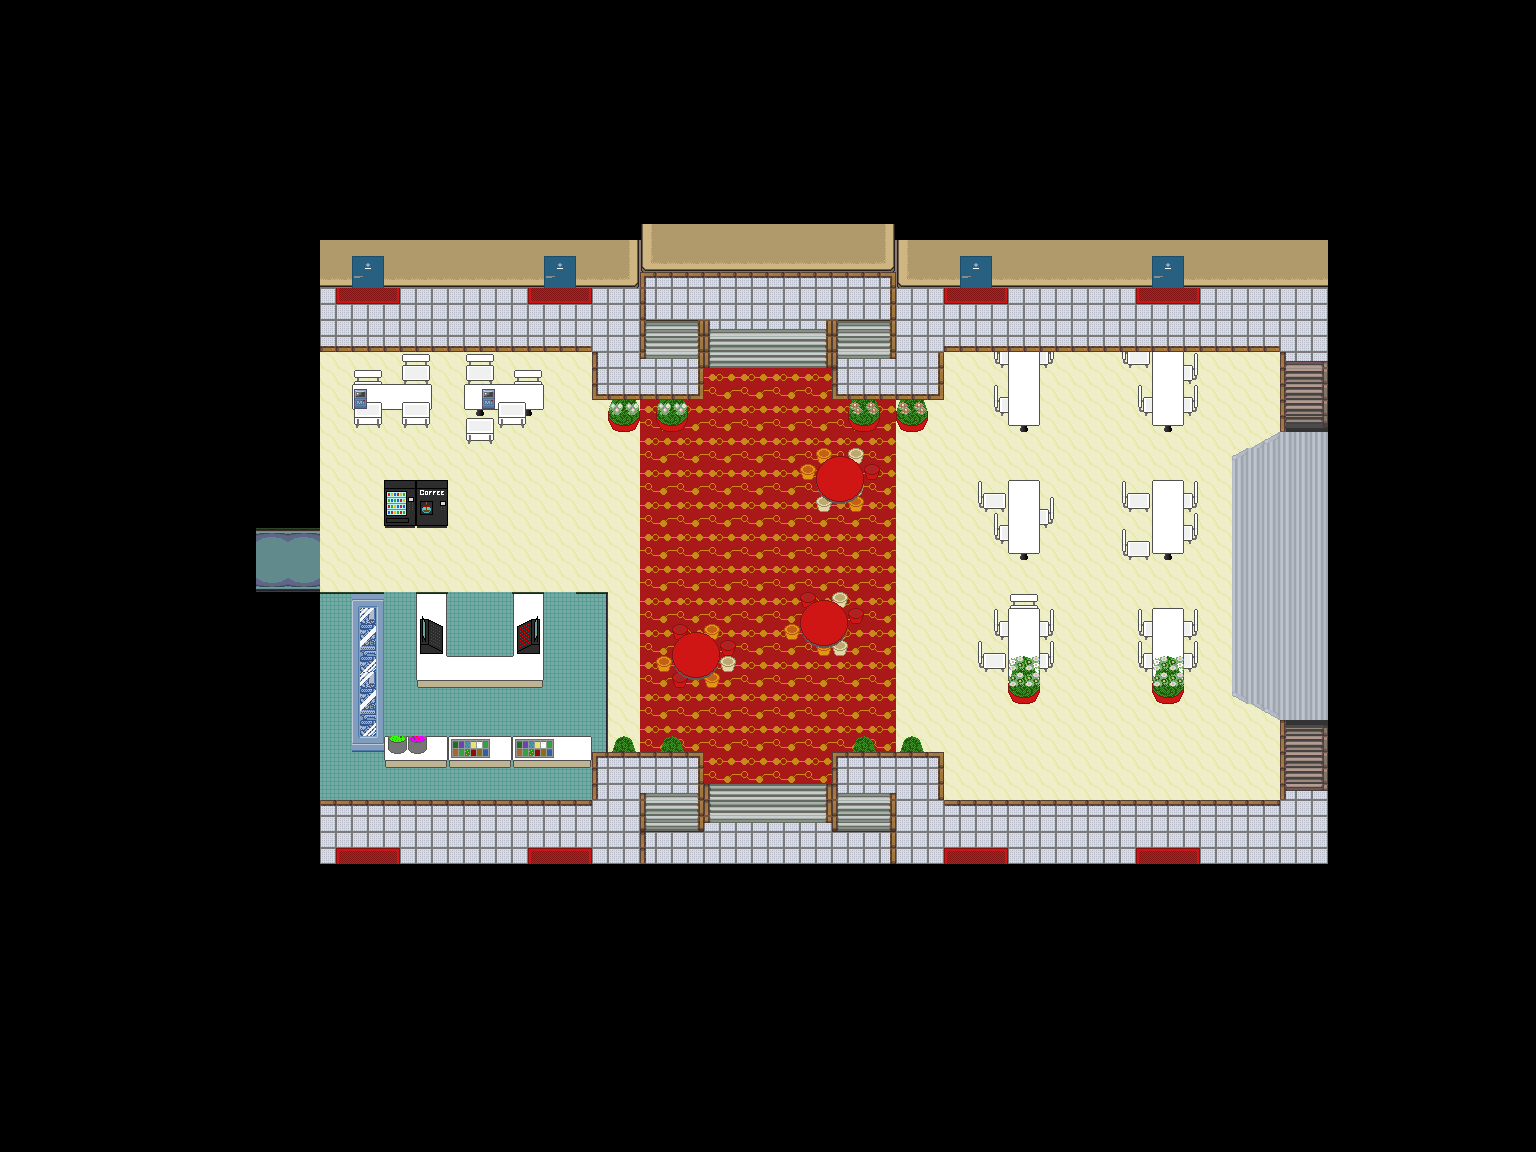

A 2D game scene composited from a Tiled map and its tileset images. What follows is a short description and the map's XML, with each tile layer's data collapsed to a summary:
An orthogonal 96x72 tile map with 16x16 px tiles, 14 tile layers (Floor, Walls, Chairs, Tables, ...), 2 tilesets and 139 objects (13x npc, 2x player, Door1, Door2, Door3, ...).

<map version="1.0" orientation="orthogonal" renderorder="right-down" width="96" height="72" tilewidth="16" tileheight="16" nextobjectid="140">
 <tileset firstgid="1" name="soulsilver tileset" tilewidth="16" tileheight="16" spacing="1" margin="1">
  <image source="soulsilver tileset.png" width="2738" height="1684" />
 </tileset>
 <tileset firstgid="15940" name="tileset2" tilewidth="16" tileheight="16">
  <image source="tileset2.png" width="2048" height="2048" />
  <terraintypes>
   <terrain name="Nieuw Terrein" tile="-1" />
  </terraintypes>
 </tileset>
 <layer name="Floor" width="96" height="72">
  <data>[6912 cells, 6912 non-empty, 13 distinct tile ids]</data>
 </layer>
 <layer name="Walls" width="96" height="72">
  <data>[6912 cells, 205 non-empty, 7 distinct tile ids]</data>
 </layer>
 <layer name="Chairs" width="96" height="72">
  <data>[6912 cells, 130 non-empty, 15 distinct tile ids]</data>
 </layer>
 <layer name="Tables" width="96" height="72">
  <data>[6912 cells, 80 non-empty, 12 distinct tile ids]</data>
 </layer>
 <layer name="Front Chairs" width="96" height="72">
  <data>[6912 cells, 16 non-empty, 4 distinct tile ids]</data>
 </layer>
 <layer name="Round tables" width="96" height="72">
  <data>[6912 cells, 36 non-empty, 12 distinct tile ids]</data>
 </layer>
 <layer name="PCs" width="96" height="72">
  <data>[6912 cells, 4 non-empty, 2 distinct tile ids]</data>
 </layer>
 <layer name="Others" width="96" height="72">
  <data>[6912 cells, 88 non-empty, 21 distinct tile ids]</data>
 </layer>
 <layer name="Upstairs" width="96" height="72">
  <data>[6912 cells, 570 non-empty, 4 distinct tile ids]</data>
 </layer>
 <layer name="Stairs" width="96" height="72">
  <data>[6912 cells, 265 non-empty, 36 distinct tile ids]</data>
 </layer>
 <layer name="Ballustrade" width="96" height="72">
  <data>[6912 cells, 168 non-empty, 3 distinct tile ids]</data>
 </layer>
 <layer name="Cantina" width="96" height="72">
  <data>[6912 cells, 107 non-empty, 81 distinct tile ids]</data>
 </layer>
 <layer name="Miscellaneous" width="96" height="72">
  <data>[6912 cells, 43 non-empty, 4 distinct tile ids]</data>
 </layer>
 <layer name="Doors" width="96" height="72">
  <data>[6912 cells, 48 non-empty, 12 distinct tile ids]</data>
 </layer>
 <objectgroup name="Entities">
  <object id="1" name="Player" type="player" x="1120" y="576" width="16" height="16">
   <properties>
    <property name="facing" value="left" />
   </properties>
  </object>
  <object id="2" name="VanDerSpock" type="npc" x="1120" y="832" width="16" height="16">
   <properties>
    <property name="dialog" value="VanDerSpock" />
    <property name="moveX" value="80" />
    <property name="moveY" value="0" />
    <property name="sprite" value="VanDerSpock" />
   </properties>
  </object>
  <object id="3" name="Design Student" type="npc" x="544" y="464" width="16" height="16">
   <properties>
    <property name="dialog" value="DesignStudent" />
    <property name="moveX" value="0" />
    <property name="moveY" value="96" />
    <property name="sprite" value="DesignStudent" />
   </properties>
  </object>
  <object id="4" name="Canteen Lady" type="npc" x="448" y="624" width="16" height="16">
   <properties>
    <property name="dialog" value="CanteenLady" />
    <property name="facing" value="left" />
    <property name="moveX" value="0" />
    <property name="moveY" value="0" />
    <property name="sprite" value="CanteenLady" />
   </properties>
  </object>
  <object id="5" name="Senior Student" type="npc" x="336" y="320" width="16" height="16">
   <properties>
    <property name="dialog" value="SeniorStudent" />
    <property name="moveX" value="160" />
    <property name="moveY" value="0" />
    <property name="sprite" value="SeniorStudent" />
   </properties>
  </object>
  <object id="6" name="First Year Student" type="npc" x="1088" y="576" width="16" height="16">
   <properties>
    <property name="dialog" value="FirstYearStudent" />
    <property name="dialogEntityId" value="FirstYearStudent" />
    <property name="facing" value="right" />
    <property name="moveX" value="0" />
    <property name="moveY" value="-50" />
    <property name="sprite" value="FirstYearStudent" />
    <property name="startDialog" value="intro-2" />
   </properties>
  </object>
  <object id="7" name="Fraternity Boy" type="npc" x="960" y="448" width="16" height="16">
   <properties>
    <property name="dialog" value="FraternityBoy" />
    <property name="moveX" value="0" />
    <property name="moveY" value="0" />
    <property name="sprite" value="FraternityBoy" />
   </properties>
  </object>
  <object id="8" name="Lazy Student" type="npc" x="800" y="448" width="16" height="16">
   <properties>
    <property name="dialog" value="LazyStudent" />
    <property name="facing" value="right" />
    <property name="moveX" value="0" />
    <property name="moveY" value="0" />
    <property name="sprite" value="LazyStudent" />
   </properties>
  </object>
  <object id="9" name="Raoul Bloke" type="npc" x="1296" y="512" width="16" height="16">
   <properties>
    <property name="dialog" value="RaoulBloke" />
    <property name="moveX" value="0" />
    <property name="moveY" value="128" />
    <property name="sprite" value="RaoulBloke" />
   </properties>
  </object>
  <object id="10" name="Random Student 1" type="npc" x="416" y="528" width="16" height="16">
   <properties>
    <property name="dialog" value="RandomStudent" />
    <property name="facing" value="up" />
    <property name="moveX" value="0" />
    <property name="moveY" value="0" />
    <property name="sprite" value="RandomStudent-1" />
   </properties>
  </object>
  <object id="11" name="Random Student 2" type="npc" x="864" y="448" width="16" height="16">
   <properties>
    <property name="dialog" value="RandomStudent" />
    <property name="facing" value="left" />
    <property name="moveX" value="0" />
    <property name="moveY" value="0" />
    <property name="sprite" value="RandomStudent-2" />
   </properties>
  </object>
  <object id="12" name="Honour Student" type="npc" x="992" y="640" width="16" height="16">
   <properties>
    <property name="dialog" value="HonourStudent" />
    <property name="facing" value="right" />
    <property name="moveX" value="0" />
    <property name="moveY" value="0" />
    <property name="sprite" value="HonourStudent" />
   </properties>
  </object>
  <object id="13" name="Master Student" type="npc" x="720" y="640" width="16" height="16">
   <properties>
    <property name="dialog" value="MasterStudent" />
    <property name="facing" value="left" />
    <property name="moveX" value="0" />
    <property name="moveY" value="0" />
    <property name="sprite" value="MasterStudent" />
   </properties>
  </object>
  <object id="14" name="Web Science Student" type="npc" x="608" y="832" width="16" height="16">
   <properties>
    <property name="dialog" value="WebScienceStudent" />
    <property name="facing" value="up" />
    <property name="moveX" value="0" />
    <property name="moveY" value="0" />
    <property name="sprite" value="WebScienceStudent" />
   </properties>
  </object>
 </objectgroup>
 <objectgroup name="Solids" visible="0">
  <object id="15" x="320" y="352" width="272" />
  <object id="16" x="592" y="352" height="48" />
  <object id="17" x="592" y="400" width="112" />
  <object id="18" x="704" y="336" height="64" />
  <object id="19" x="640" y="288" height="64" />
  <object id="20" x="320" y="288" height="240" />
  <object id="21" x="384" y="288" width="160" />
  <object id="22" x="624" y="256" width="288" height="16" />
  <object id="23" x="832" y="336" height="64" />
  <object id="24" x="832" y="400" width="112" />
  </objectgroup>
 <objectgroup name="Doors" visible="0">
  <!-- 32 objects omitted --></objectgroup>
 <objectgroup name="IntroEntities" visible="0">
  <!-- 28 objects omitted --></objectgroup>
</map>
<!-- 115 of 139 objects omitted -->
